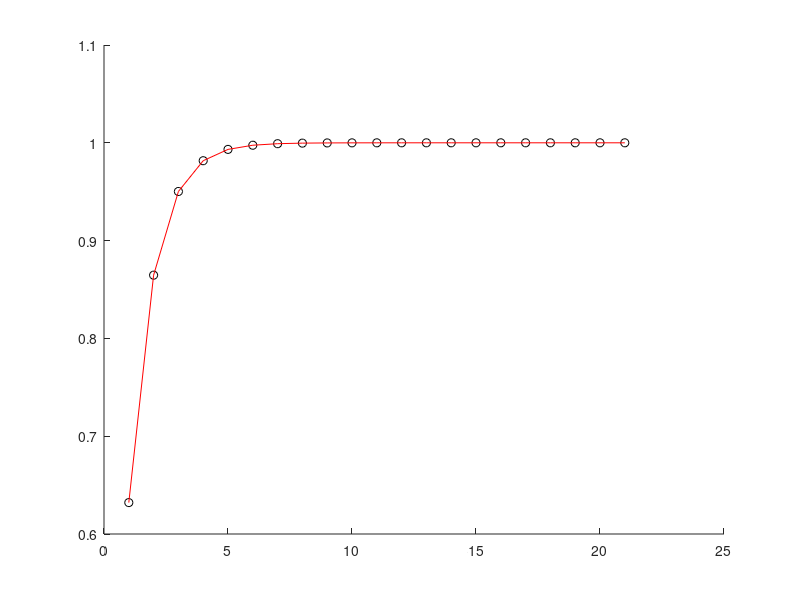

MATLAB code for this plot:
% test
clear all;

n=[100];
x = [1:21];
figure; hold on;

for jj=1:length(x)
    
    for ii=1:length(n)

        I = [1:n(ii)];

        terms = x(jj).^I.*(-1).^(I+1)./factorial(I);
        buildsum = cumsum(terms);

        TS(jj,ii) = buildsum(end);
        F(jj) = sinh(x(jj))-cosh(x(jj))+1;

    end
    
end

plot(x,TS(:,1),'ok');
plot(x,F,'r');